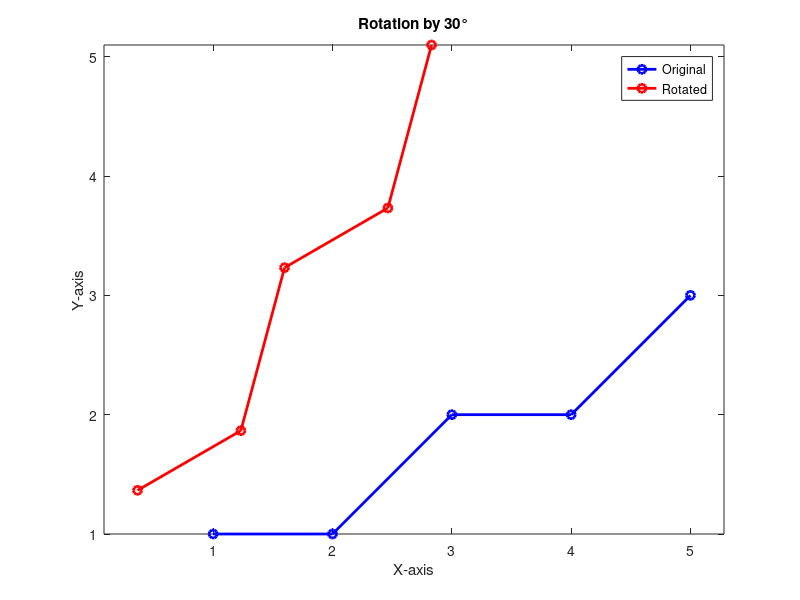

Recreate this plot in MATLAB.
% Example data points
x = [1, 2, 3, 4, 5];
y = [1, 1, 2, 2, 3];

% Rotation angle in degrees
theta_deg = 30;  
theta = deg2rad(theta_deg);  % Convert to radians

% Define the rotation matrix
R = [cos(theta), -sin(theta); 
     sin(theta),  cos(theta)];

% Combine x and y into a matrix
points = [x; y];

% Apply the rotation
rotatedPoints = R * points;

% Extract rotated x and y coordinates
x_rotated = rotatedPoints(1, :);
y_rotated = rotatedPoints(2, :);

% Plot the original and rotated points
figure;
plot(x, y, 'bo-', 'LineWidth', 2); hold on;  % Original points
plot(x_rotated, y_rotated, 'ro-', 'LineWidth', 2);  % Rotated points
legend('Original', 'Rotated');
xlabel('X-axis');
ylabel('Y-axis');
title(['Rotation by ', num2str(theta_deg), '°']);
axis equal;